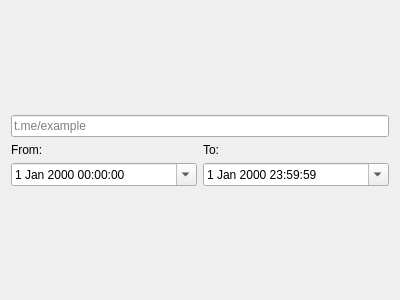
<?xml version="1.0" encoding="UTF-8"?>
<ui version="4.0">
 <class>Form</class>
 <widget class="QWidget" name="Form">
  <property name="geometry">
   <rect>
    <x>0</x>
    <y>0</y>
    <width>400</width>
    <height>300</height>
   </rect>
  </property>
  <property name="windowTitle">
   <string>Form</string>
  </property>
  <layout class="QGridLayout" name="gridLayout">
   <item row="1" column="0" colspan="2">
    <widget class="QLineEdit" name="chnl_name">
     <property name="placeholderText">
      <string>t.me/example</string>
     </property>
    </widget>
   </item>
   <item row="2" column="0">
    <widget class="QLabel" name="from_lbl">
     <property name="text">
      <string>From:</string>
     </property>
    </widget>
   </item>
   <item row="0" column="0" colspan="2">
    <spacer name="top_v_spacer">
     <property name="orientation">
      <enum>Qt::Vertical</enum>
     </property>
     <property name="sizeHint" stdset="0">
      <size>
       <width>20</width>
       <height>40</height>
      </size>
     </property>
    </spacer>
   </item>
   <item row="4" column="0" colspan="2">
    <spacer name="bottom_v_spacer">
     <property name="orientation">
      <enum>Qt::Vertical</enum>
     </property>
     <property name="sizeHint" stdset="0">
      <size>
       <width>20</width>
       <height>40</height>
      </size>
     </property>
    </spacer>
   </item>
   <item row="3" column="0">
    <widget class="QDateTimeEdit" name="start_date">
     <property name="calendarPopup">
      <bool>true</bool>
     </property>
    </widget>
   </item>
   <item row="2" column="1">
    <widget class="QLabel" name="to_lbl">
     <property name="text">
      <string>To:</string>
     </property>
    </widget>
   </item>
   <item row="3" column="1">
    <widget class="QDateTimeEdit" name="end_date">
     <property name="time">
      <time>
       <hour>23</hour>
       <minute>59</minute>
       <second>59</second>
      </time>
     </property>
     <property name="calendarPopup">
      <bool>true</bool>
     </property>
    </widget>
   </item>
  </layout>
 </widget>
 <resources/>
 <connections/>
</ui>
